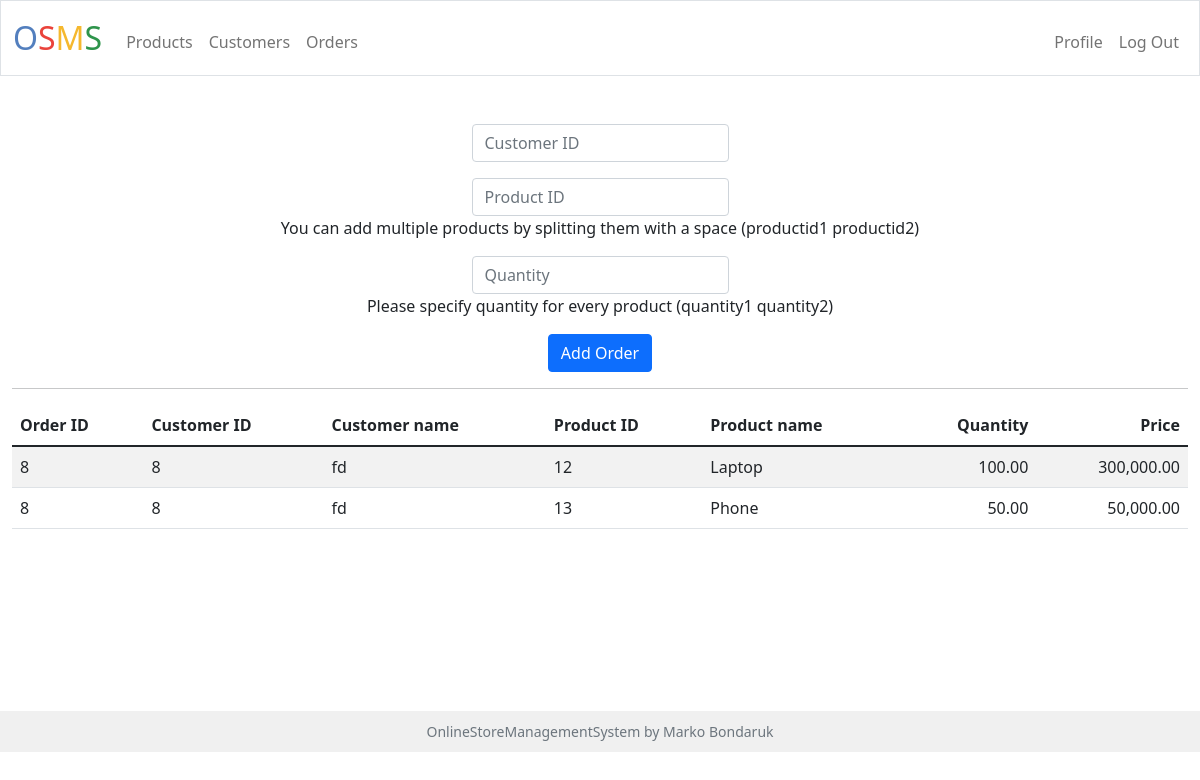
The page /orders (signed in) on the database its author committed.
### tables this page shows
CREATE TABLE order_items (
        id INTEGER PRIMARY KEY,
        order_id INTEGER,
        product_id INTEGER,
        quantity INTEGER,
        FOREIGN KEY(order_id) REFERENCES orders(id),
        FOREIGN KEY(product_id) REFERENCES products(id)
    );

CREATE TABLE orders (
        id INTEGER PRIMARY KEY,
        user_id INTEGER NOT NULL,
        customer_id INTEGER,
        FOREIGN KEY(user_id) REFERENCES users(id),
        FOREIGN KEY(customer_id) REFERENCES customers(id)
    );

CREATE TABLE customers (
        id INTEGER PRIMARY KEY,
        user_id INTEGER NOT NULL,
        name TEXT NOT NULL,
        email TEXT NOT NULL,
        address TEXT NOT NULL,
        FOREIGN KEY(user_id) REFERENCES users(id)
    );

CREATE TABLE products (
        id INTEGER PRIMARY KEY,
        user_id INTEGER NOT NULL,
        name TEXT NOT NULL,
        quantity INTEGER,
        price INTEGER,
        FOREIGN KEY(user_id) REFERENCES users(id)
    );

### project.py (the view)
@app.route("/orders", methods=["GET", "POST"])
@login_required
def orders():
    cursor = get_cursor()
    cursor.execute("""
                        SELECT order_items.*,
                            orders.customer_id,
                            customers.name AS customer_name,
                            products.name AS product_name,
                            products.price * order_items.quantity as total_price
                        FROM order_items
                        JOIN orders ON order_items.order_id = orders.id
                        JOIN customers ON orders.customer_id = customers.id
                        JOIN products ON order_items.product_id = products.id
                        WHERE orders.user_id = ?
                        """, (session["user_id"],))
    orders = cursor.fetchall()
    status = False
    if len(orders) == 0:
        status = True
    if request.method == "POST":
        try:
            customerid = int(request.form.get("customerid"))
        except ValueError:
            return render_template("orders.html", customer_notnumber=True, empty_list=status, orders=orders)
        if not customerid:
            return render_template("orders.html", customer_empty=True, empty_list=status, orders=orders,)
        cursor.execute("SELECT id FROM customers WHERE user_id = ?", (session["user_id"],))
        customers = cursor.fetchall()
        if (customerid,) not in customers:
            return render_template("orders.html", customer_notfound=True, empty_list=status, orders=orders)
        try:
            productids = [int(product.strip()) for product in request.form.get("productid").split(" ") if product.strip()]
        except ValueError:
            return render_template("orders.html", product_notnumber=True, empty_list=status, orders=orders,)
        if not productids:
            return render_template("orders.html", product_empty=True, empty_list=status, orders=orders,)
        cursor.execute("SELECT id FROM products WHERE user_id = ?", (session["user_id"],))
        products = cursor.fetchall()
        for productid in productids:
            if (productid,) not in products:
                return render_template("orders.html", product_notfound=True, empty_list=status, id = productid, orders=orders)
        try:
            quantity = [int(quantity.strip()) for quantity in request.form.get("quantity").split(" ") if quantity.strip()]
        except ValueError:
            return render_template("orders.html", quantity_notnumber=True, empty_list=status, orders=orders)
        if not quantity:
            return render_template("orders.html", quantity_empty=True, empty_list=status, orders=orders)
        if len(quantity) != len(productids):
            return render_template("orders.html", quantity_products=True, empty_list=status, orders=orders)
        cursor.execute("INSERT INTO orders (user_id, customer_id) VALUES (?, ?)", (session["user_id"], customerid))
        order_id = cursor.lastrowid
        for p, q in zip(productids, quantity):
            cursor.execute("INSERT INTO order_items (order_id, product_id, quantity) VALUES (?, ?, ?)", (order_id, p, q))
        cursor.connection.commit()
        cursor.execute("""
                        SELECT order_items.*,
                            orders.customer_id,
                            customers.name AS customer_name,
                            products.name AS product_name,
                            products.price * order_items.quantity as total_price
                        FROM order_items
                        JOIN orders ON order_items.order_id = orders.id
                        JOIN customers ON orders.customer_id = customers.id
                        JOIN products ON order_items.product_id = products.id
                        WHERE orders.user_id = ?
                        """, (session["user_id"],))
        orders = cursor.fetchall()
        status=False
        return render_template("orders.html", orders=orders, empty_list=status)
    else:
        cursor.close()
        return render_template("orders.html", orders=orders, empty_list=status)

### helpers.py (called while the page is built)
def login_required(f):
    @wraps(f)
    def decorated_function(*args, **kwargs):
        if session.get("user_id") is None:
            return redirect("/login")
        return f(*args, **kwargs)
    return decorated_function

def format_number(value):
    return f"{value:,.2f}"

### project.py (called while the page is built)
def get_cursor():
    return sqlite3.connect('app.db').cursor()

@app.after_request
def after_request(response):
    response.headers["Cache-Control"] = "no-cache, no-store, must-revalidate"
    response.headers["Expires"] = 0
    response.headers["Pragma"] = "no-cache"
    return response

### templates/orders.html (shortened to what this page needs)
{% extends "layout.html" %}
{% block main %}
<div>
    <form action="/orders" method="post">
        <div class="mb-3">
            <input class="form-control mx-auto w-auto" id="customerid" name="customerid" placeholder="Customer ID">
        </div>
        <div class="mb-3">
            <input class="form-control mx-auto w-auto" id="productid" name="productid" placeholder="Product ID">
            <p>You can add multiple products by splitting them with a space (productid1 productid2)</p>
        </div>
        <div class="mb-3">
            <input class="form-control mx-auto w-auto" id="quantity" name="quantity" placeholder="Quantity">
            <p>Please specify quantity for every product (quantity1 quantity2)</p>
        </div>
        <button class="btn btn-primary" type="submit">Add Order</button>
    </form>
    <hr>
    {% if empty_list %}
    <p class="header">Orders table is currently empty. Add orders above.</p>
    {% else %}
    <table class="table table-striped">
        <thead>
            <tr>
                <th class="text-start">Order ID</th>
                <th class="text-start">Customer ID</th>
                <th class="text-start">Customer name</th>
                <th class="text-start">Product ID</th>
                <th class="text-start">Product name</th>
                <th class="text-end">Quantity</th>
                <th class="text-end">Price</th>
            </tr>
        </thead>
       <tbody>
            {% for order in orders %}
            <tr>
                <td class="text-start">{{ order[1] }}</td>
                <td class="text-start">{{ order[4] }}</td>
                <td class="text-start">{{ order[5] }}</td>
                <td class="text-start">{{ order[2] }}</td>
                <td class="text-start">{{ order[6].title() }}</td>
                <td class="text-end">{{ order[3] | format_number}}</td>
                <td class="text-end">{{ order[7] | format_number}}</td>
            </tr>
            {% endfor %}
        </tbody>
    </table>
    {% endif %}
</div>
{% endblock %}

### static/styles.css (style rules this page uses)
body { min-height: 100vh; margin: 0; padding: 0; display: flex; flex-direction: column; }

### rows shown on the page
order_items: order "8", customer_id "8", name "fd", product "12", name "Laptop", quantity "100.00", order "300,000.00"
order_items: order "8", customer_id "8", name "fd", product "13", name "Phone", quantity "50.00", order "50,000.00"
